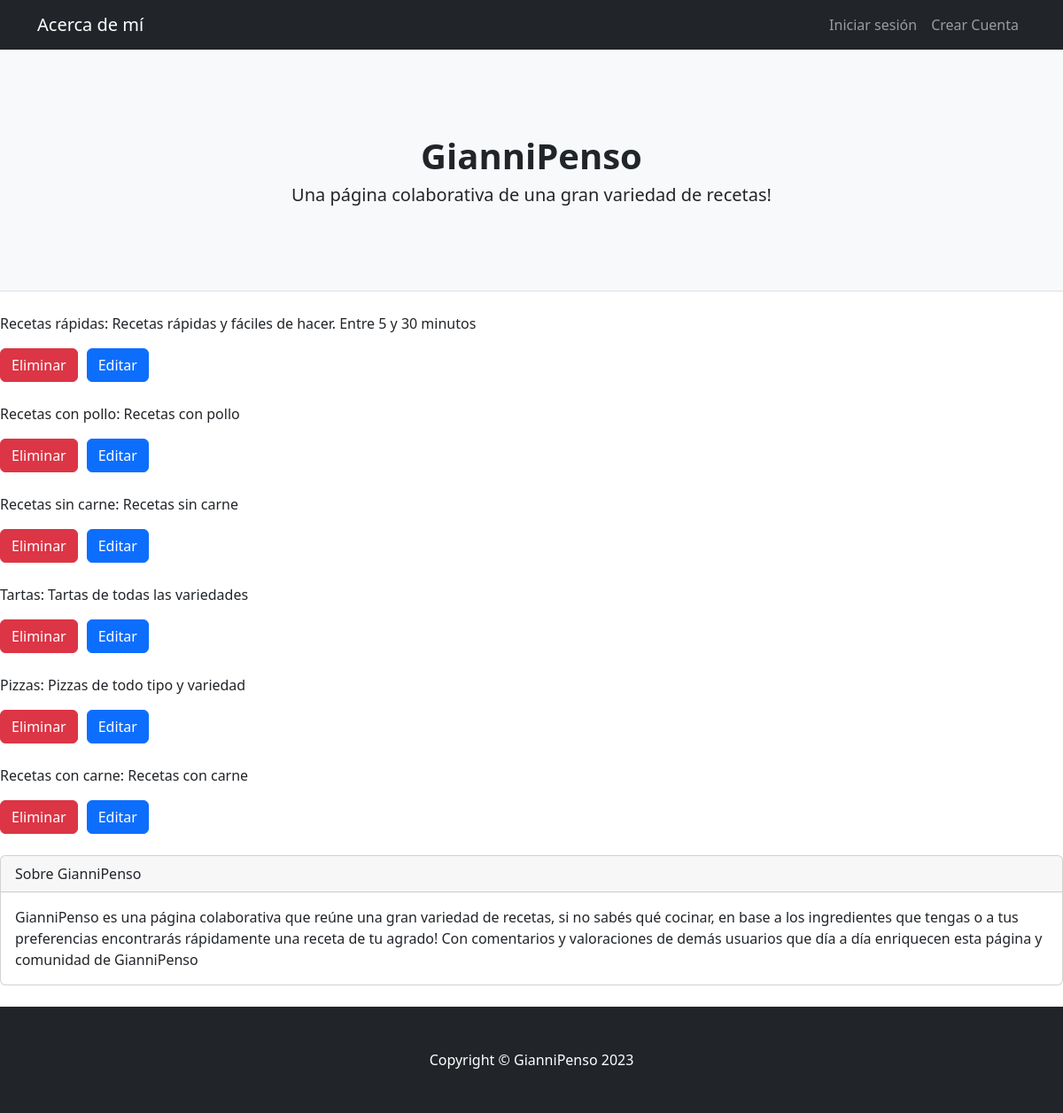
/AppRecetas/categorias-list/, run on the app's committed database.
### AppRecetas/models.py (models this page shows, shortened)
class Categoría(models.Model):
    nombre = models.CharField(max_length=20)
    descripcion = models.CharField(max_length=100)

### AppRecetas/class_views.py (the view)
# urls.py: path('categorias-list/', class_views.CategoriaListView.as_view(), name="Categorias"),
class CategoriaListView (ListView):
    model = Categoría
    template_name = "AppRecetas/categorias_list.html"

### AppRecetas/templates/AppRecetas/categorias_list.html
{% extends 'AppRecetas/base.html' %}
{% load static %}
{% block main %}
{% for categoria in object_list %}
    <p>{{ categoria.nombre }}: {{categoria.descripcion}}</p>
    <div class="row">
        <div class="col-md-12">
            <div class="d-flex justify-content-start">
                <a class="btn btn-danger btn-space" href="{% url 'DeleteC' categoria.id %}">Eliminar</a>
                <a class="btn btn-primary" href="{% url 'UpdateC' categoria.id %}">Editar</a>
            </div>
        </div>
    </div>
    <br>
{% endfor %}
{% endblock main %}

### data on the page
Categoría: nombre "Recetas rápidas", descripcion "Recetas rápidas y fáciles de hacer. Entre 5 y 30 minutos"
Categoría: nombre "Recetas con pollo", descripcion "Recetas con pollo"
Categoría: nombre "Recetas sin carne", descripcion "Recetas sin carne"
Categoría: nombre "Tartas", descripcion "Tartas de todas las variedades"
Categoría: nombre "Pizzas", descripcion "Pizzas de todo tipo y variedad"
Categoría: nombre "Recetas con carne", descripcion "Recetas con carne"
